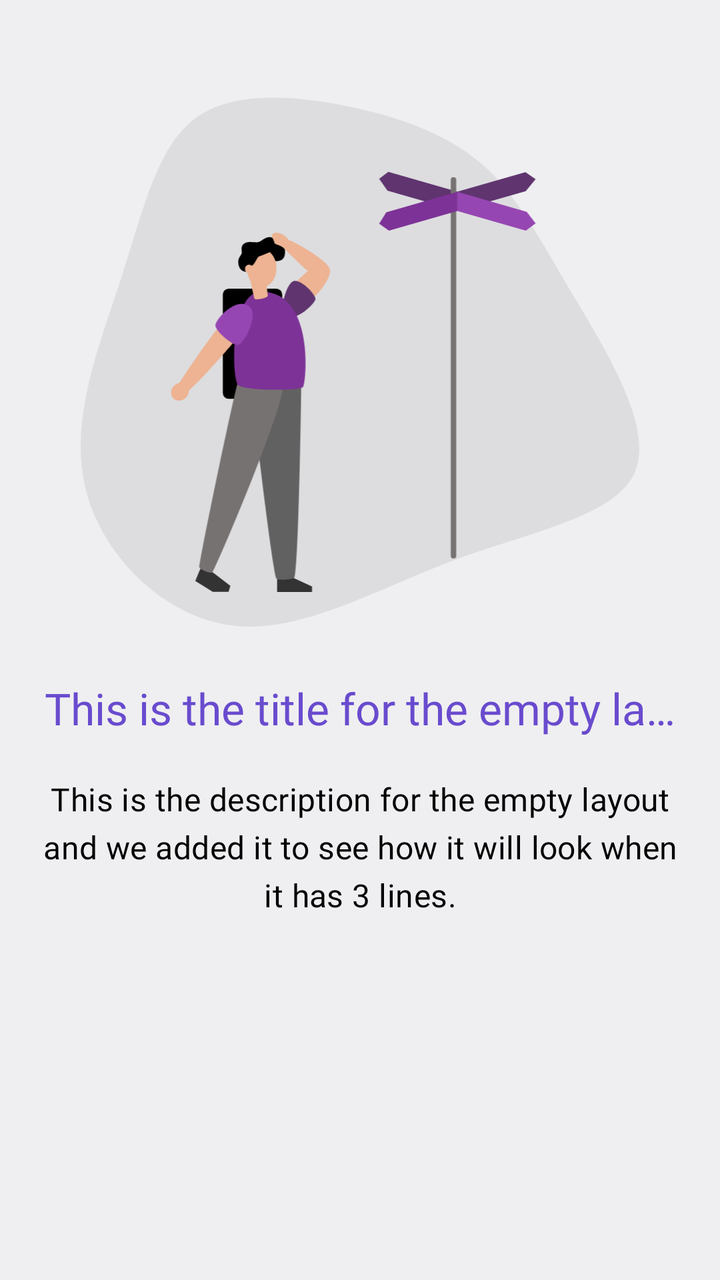
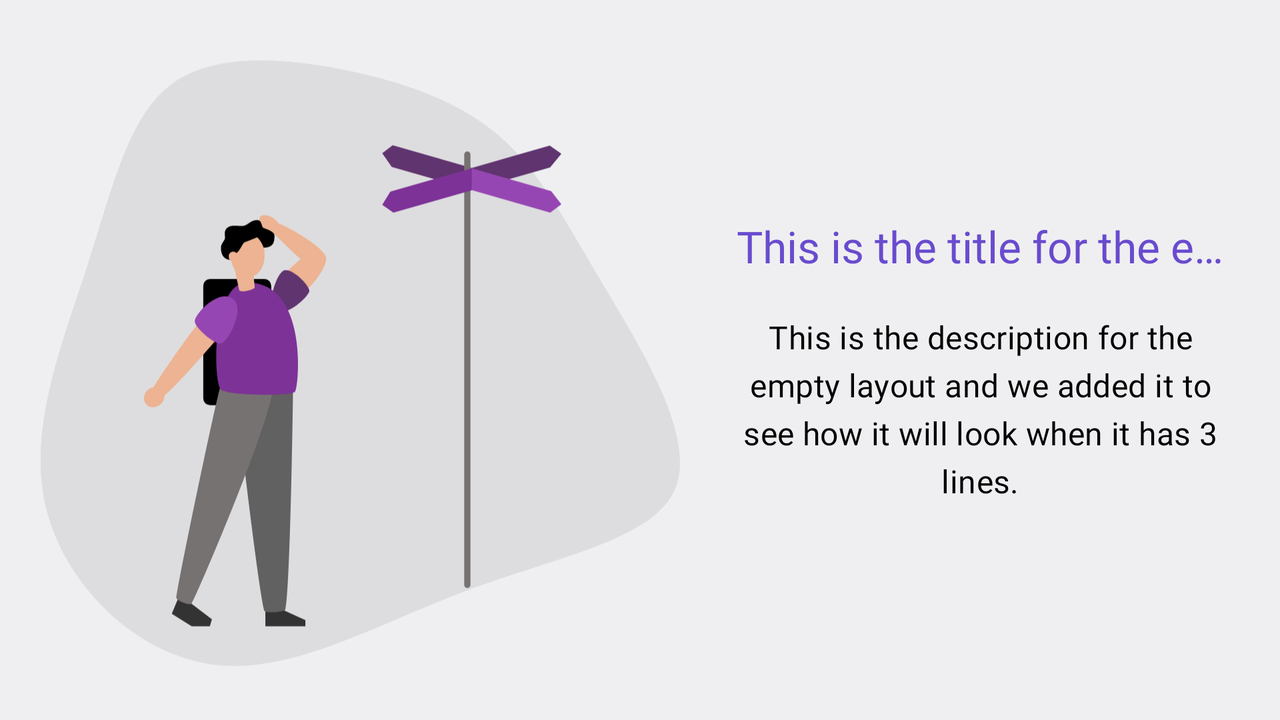

First picture: res/layout/ on a phone held upright. Second picture: the repository's own variant of that layout, on a device whose configuration matches the variant's folder. Source for both follows.
<!-- AndroidManifest.xml: application theme Theme.BudgetGamer -->
<!-- res/layout/layout_error.xml -->
<?xml version="1.0" encoding="utf-8"?>
<androidx.constraintlayout.widget.ConstraintLayout xmlns:android="http://schemas.android.com/apk/res/android"
    xmlns:app="http://schemas.android.com/apk/res-auto"
    xmlns:tools="http://schemas.android.com/tools"
    android:layout_width="match_parent"
    android:layout_height="match_parent"
    android:animateLayoutChanges="true"
    android:background="@color/colorBackground">

    <LinearLayout
        android:layout_width="match_parent"
        android:layout_height="wrap_content"
        android:layout_margin="@dimen/screen_margin"
        android:gravity="center"
        android:orientation="vertical"
        app:layout_constraintEnd_toEndOf="parent"
        app:layout_constraintStart_toStartOf="parent"
        app:layout_constraintTop_toTopOf="parent">

        <androidx.appcompat.widget.AppCompatImageView
            android:id="@+id/error_image"
            style="@style/MyErrorImage"
            android:layout_width="match_parent"
            android:layout_marginBottom="@dimen/screen_margin"
            android:contentDescription="@null"
            android:src="@drawable/error_loading"
            android:visibility="gone"
            tools:visibility="visible" />

        <com.google.android.material.textview.MaterialTextView
            android:id="@+id/error_title"
            android:layout_width="wrap_content"
            android:layout_height="wrap_content"
            android:layout_marginBottom="@dimen/screen_margin"
            android:ellipsize="end"
            android:fontFamily="@font/roboto_medium"
            android:gravity="center"
            android:maxLines="1"
            android:textAppearance="@style/TextAppearance.Material3.TitleLarge"
            android:textColor="@color/color_purple"
            android:visibility="gone"
            tools:text="This is the title for the empty layout"
            tools:visibility="visible" />

        <com.google.android.material.textview.MaterialTextView
            android:id="@+id/error_description"
            android:layout_width="wrap_content"
            android:layout_height="wrap_content"
            android:fontFamily="@font/roboto_medium"
            android:gravity="center"
            android:textAppearance="@style/TextAppearance.Material3.TitleMedium"
            android:textColor="@color/colorToolbarText"
            android:visibility="gone"
            tools:text="This is the description for the empty layout and we added it to see how it will look when it has 3 lines."
            tools:visibility="visible" />

    </LinearLayout>

    <androidx.appcompat.widget.AppCompatButton
        android:id="@+id/error_layout_button"
        style="@style/MyButton"
        android:layout_width="wrap_content"
        android:layout_height="wrap_content"
        android:layout_marginBottom="20sp"
        android:text="@string/update"
        android:visibility="gone"
        app:layout_constraintBottom_toBottomOf="parent"
        app:layout_constraintEnd_toEndOf="parent"
        app:layout_constraintStart_toStartOf="parent" />

</androidx.constraintlayout.widget.ConstraintLayout>
<!-- resources referenced by this layout -->
<resources>
  <color name="colorBackground">#EFEFF1</color>
  <color name="colorToolbarText">@color/color_black</color>
  <color name="color_purple">#694BCE</color>
  <dimen name="screen_margin">20dp</dimen>
  <!-- drawable error_loading: vector/xml drawable (drawable, 8361 chars, omitted) -->
  <string name="update">Update</string>
  <style name="MyButton" parent="Widget.MaterialComponents.Button">
          <item name="android:layout_width">wrap_content</item>
          <item name="android:layout_height">45dp</item>
          <item name="android:paddingStart">30dp</item>
          <item name="android:paddingEnd">30dp</item>
          <item name="android:minWidth">240dp</item>
          <item name="android:fontFamily">@font/roboto_medium</item>
          <item name="android:textColor">@color/color_white</item>
          <item name="android:textAllCaps">false</item>
          <item name="android:background">@drawable/button_gradient</item>
          <item name="backgroundTint">@null</item>
          <item name="elevation">6dp</item>
          <item name="android:elevation">6dp</item>
          <item name="android:textSize">16sp</item>
      </style>
  <style name="MyErrorImage">
          <item name="android:layout_width">0dp</item>
          <item name="android:layout_height">wrap_content</item>
          <item name="android:layout_marginTop">20dp</item>
          <item name="android:layout_marginEnd">20dp</item>
          <item name="android:layout_marginStart">20dp</item>
          <item name="layout_constraintWidth_max">@dimen/max_width</item>
          <item name="android:adjustViewBounds">true</item>
          <item name="android:textColor">@color/color_purple</item>
          <item name="android:fontFamily">@font/roboto_medium</item>
      </style>
  <!-- from res/values-v27/ -->
  <style name="Theme.BudgetGamer" parent="Theme.Material3.Light.NoActionBar">
          <item name="colorPrimary">@color/color_purple</item>
          <item name="colorAccent">@color/color_indigo</item>
  
          
          <item name="android:navigationBarColor">@color/colorBackgroundSecondary</item>
          <item name="android:statusBarColor">@color/colorBackgroundSecondary</item>
          <item name="android:windowLightStatusBar">true</item>
  
          <item name="android:windowLightNavigationBar">true</item>
  
          
          <item name="android:windowBackground">@null</item>
          <item name="android:windowDisablePreview">true</item>
          <item name="windowNoTitle">true</item>
      </style>
  <color name="color_black">#000000</color>
  <color name="color_white">#FFFFFF</color>
  <!-- drawable button_gradient (drawable) -->
  <?xml version="1.0" encoding="utf-8"?>
  <selector xmlns:android="http://schemas.android.com/apk/res/android">
      <item android:drawable="@drawable/button_gradient_enabled" android:state_enabled="true" />
      <item android:drawable="@drawable/button_gradient_disabled" android:state_enabled="false" />
  </selector>
  <dimen name="max_width">400dp</dimen>
  <color name="color_indigo">#7D3297</color>
  <color name="colorBackgroundSecondary">#DDDDDF</color>
  <!-- drawable button_gradient_enabled (drawable) -->
  <?xml version="1.0" encoding="utf-8"?>
  <shape xmlns:android="http://schemas.android.com/apk/res/android">
      <gradient
          android:angle="135"
          android:endColor="@color/color_purple"
          android:startColor="@color/color_indigo" />
      <corners android:radius="10dp" />
  </shape>
  <!-- drawable button_gradient_disabled (drawable) -->
  <?xml version="1.0" encoding="utf-8"?>
  <shape xmlns:android="http://schemas.android.com/apk/res/android">
      <solid android:color="@color/myButtonDisabled" />
      <corners android:radius="10dp" />
  </shape>
  <color name="myButtonDisabled">#c5c6c9</color>
</resources>
<!-- res/layout-land/layout_error.xml (the repository's variant of the layout above) -->
<!-- drawn on the phone turned sideways -->
<?xml version="1.0" encoding="utf-8"?>
<androidx.constraintlayout.widget.ConstraintLayout xmlns:android="http://schemas.android.com/apk/res/android"
    xmlns:app="http://schemas.android.com/apk/res-auto"
    xmlns:tools="http://schemas.android.com/tools"
    android:layout_width="match_parent"
    android:layout_height="match_parent"
    android:animateLayoutChanges="true"
    android:background="@color/colorBackground">

    <androidx.appcompat.widget.AppCompatImageView
        android:id="@+id/error_image"
        style="@style/MyErrorImage"
        android:layout_width="wrap_content"
        android:layout_height="match_parent"
        android:layout_margin="@dimen/screen_margin"
        android:contentDescription="@null"
        android:src="@drawable/error_loading"
        android:visibility="gone"
        app:layout_constraintBottom_toBottomOf="parent"
        app:layout_constraintStart_toStartOf="parent"
        app:layout_constraintTop_toTopOf="parent"
        tools:visibility="visible" />

    <LinearLayout
        android:layout_width="0dp"
        android:layout_height="match_parent"
        android:layout_margin="@dimen/screen_margin"
        android:gravity="center"
        android:orientation="vertical"
        app:layout_constraintBottom_toBottomOf="parent"
        app:layout_constraintEnd_toEndOf="parent"
        app:layout_constraintStart_toEndOf="@id/error_image"
        app:layout_constraintTop_toTopOf="parent">

        <com.google.android.material.textview.MaterialTextView
            android:id="@+id/error_title"
            android:layout_width="wrap_content"
            android:layout_height="wrap_content"
            android:layout_marginBottom="@dimen/screen_margin"
            android:ellipsize="end"
            android:fontFamily="@font/roboto_medium"
            android:gravity="center"
            android:maxLines="1"
            android:textAppearance="@style/TextAppearance.Material3.TitleLarge"
            android:textColor="@color/color_purple"
            android:visibility="gone"
            tools:text="This is the title for the empty layout"
            tools:visibility="visible" />

        <com.google.android.material.textview.MaterialTextView
            android:id="@+id/error_description"
            android:layout_width="wrap_content"
            android:layout_height="wrap_content"
            android:fontFamily="@font/roboto_medium"
            android:gravity="center"
            android:textAppearance="@style/TextAppearance.Material3.TitleMedium"
            android:textColor="@color/colorToolbarText"
            android:visibility="gone"
            tools:text="This is the description for the empty layout and we added it to see how it will look when it has 3 lines."
            tools:visibility="visible" />

        <androidx.appcompat.widget.AppCompatButton
            android:id="@+id/error_layout_button"
            style="@style/MyButton"
            android:layout_width="wrap_content"
            android:layout_height="wrap_content"
            android:layout_marginTop="@dimen/screen_margin"
            android:text="@string/update"
            android:visibility="gone"
            app:layout_constraintBottom_toBottomOf="parent"
            app:layout_constraintEnd_toEndOf="parent"
            app:layout_constraintStart_toStartOf="parent" />

    </LinearLayout>

</androidx.constraintlayout.widget.ConstraintLayout>
